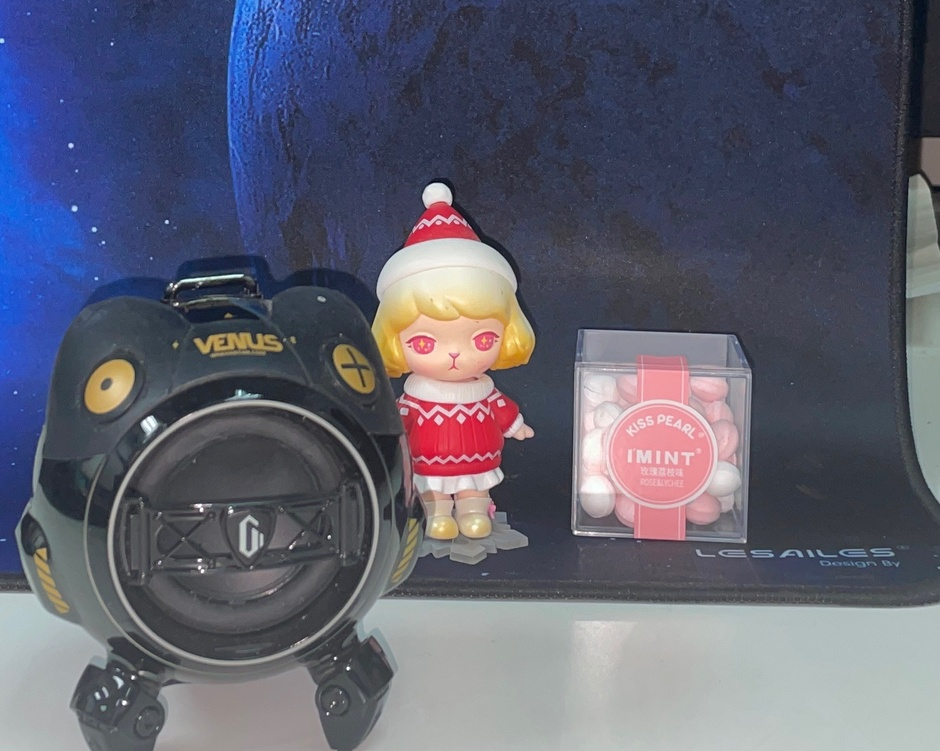
#> input picture data/camera/flash/1.jpg, 940 x 751 px, shrunk from 1532 x 1224 before the run
$ python -i poisson_solver.py   (imports and definitions only)   (older library calls are emulated)
#> lines starting #> are read from the running program, lines starting #| are printed output that depends on the picture; long printed decimals are rounded
#> further down, picture is the input picture: shape (751, 940, 3); mean B, G, R 112.7, 96.2, 94.5
import numpy as np
import cv2
from scipy import ndimage

class PoissonSolver:
    def __init__(self):
        """
        Initialize the Poisson solver
        """
        pass

    def laplacian_filtering(self, image):
        """
        Apply Laplacian filtering to an image

        Args:
            image: Input image

        Returns:
            Result of Laplacian filtering
        """
        # Define the Laplacian kernel
        laplacian_kernel = np.array([[0, 1, 0],
                                      [1, -4, 1],
                                      [0, 1, 0]], dtype=np.float32)

        # Apply convolution
        if len(image.shape) == 3:  # Color image
            result = np.zeros_like(image)
            for c in range(image.shape[2]):
                result[:,:,c] = cv2.filter2D(image[:,:,c], -1, laplacian_kernel)
        else:  # Grayscale image
            result = cv2.filter2D(image, -1, laplacian_kernel)

        return result

    def compute_gradient(self, image):
        """
        Compute the gradient of an image

        Args:
            image: Input image

        Returns:
            Tuple (dx, dy) containing the x and y derivatives
        """
        # Use Sobel operator to compute gradients
        if len(image.shape) == 3:  # Color image
            grad_x = np.zeros_like(image)
            grad_y = np.zeros_like(image)

            for c in range(image.shape[2]):
                grad_x[:,:,c] = cv2.Sobel(image[:,:,c], cv2.CV_32F, 1, 0, ksize=3)
                grad_y[:,:,c] = cv2.Sobel(image[:,:,c], cv2.CV_32F, 0, 1, ksize=3)
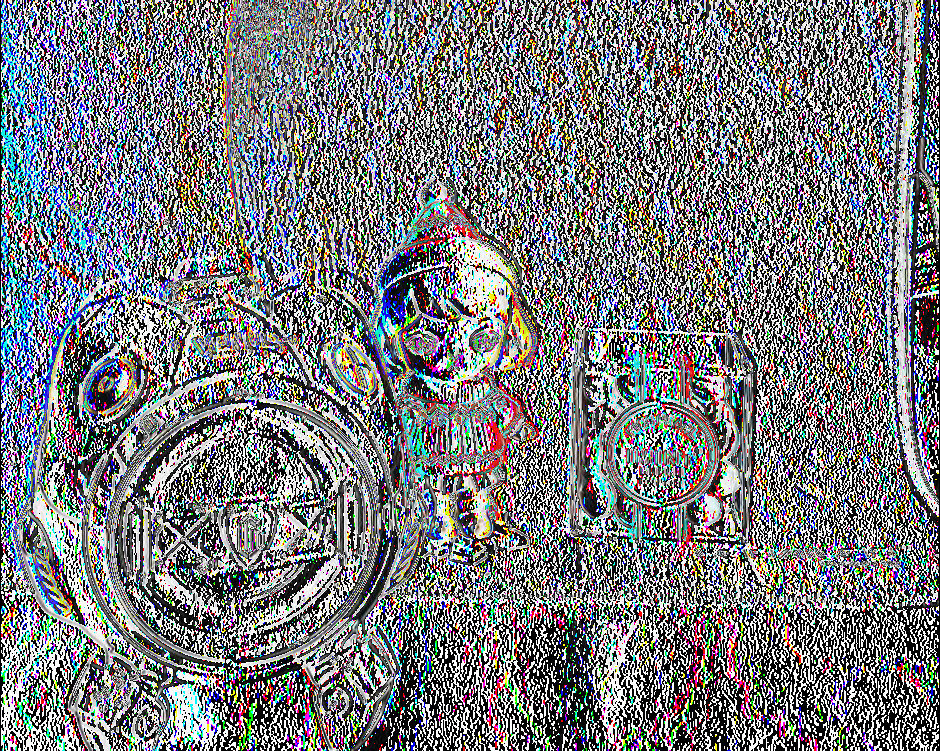
#> grad_x: shape (751, 940, 3); mean B, G, R 125.7, 122.7, 121.6
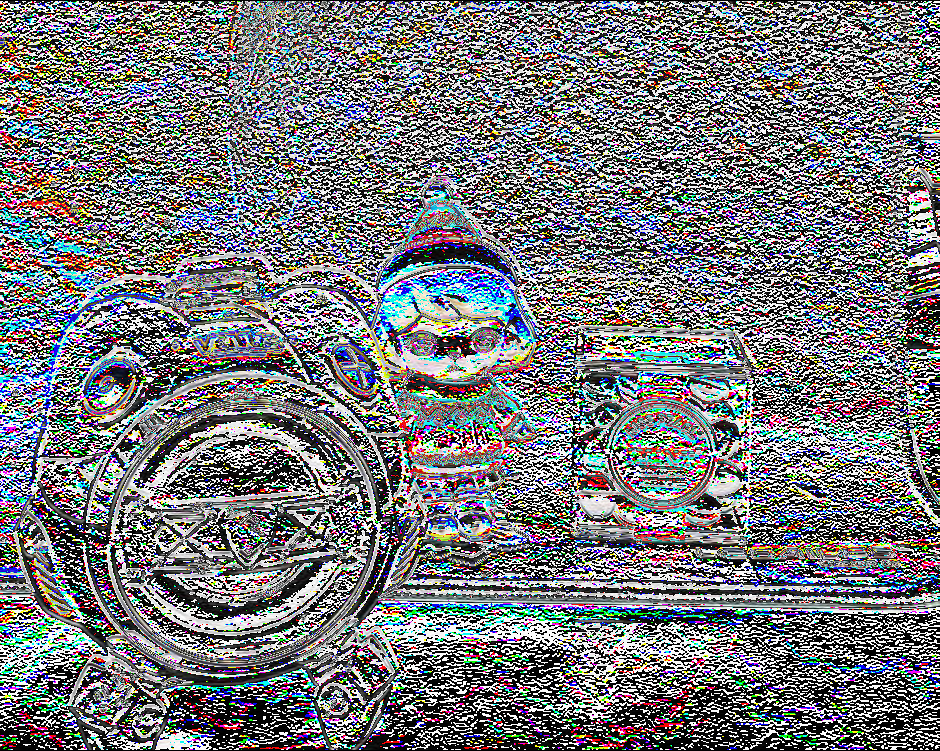
#> grad_y: shape (751, 940, 3); mean B, G, R 122.6, 120, 118.7
        else:  # Grayscale image
            grad_x = cv2.Sobel(image, cv2.CV_32F, 1, 0, ksize=3)
            grad_y = cv2.Sobel(image, cv2.CV_32F, 0, 1, ksize=3)

        return grad_x, grad_y

    def compute_divergence(self, grad_x, grad_y):
        """
        Compute the divergence of a vector field

        Args:
            grad_x: X component of gradient field
            grad_y: Y component of gradient field

        Returns:
            Divergence of the vector field
        """
        # Compute partial derivatives of the gradient components
        if len(grad_x.shape) == 3:  # Color image
            div = np.zeros_like(grad_x)

            for c in range(grad_x.shape[2]):
                # Compute partial derivatives using Sobel
                grad_xx = cv2.Sobel(grad_x[:,:,c], cv2.CV_32F, 1, 0, ksize=3)
                grad_yy = cv2.Sobel(grad_y[:,:,c], cv2.CV_32F, 0, 1, ksize=3)

                # Divergence is the sum of partial derivatives
                div[:,:,c] = grad_xx + grad_yy
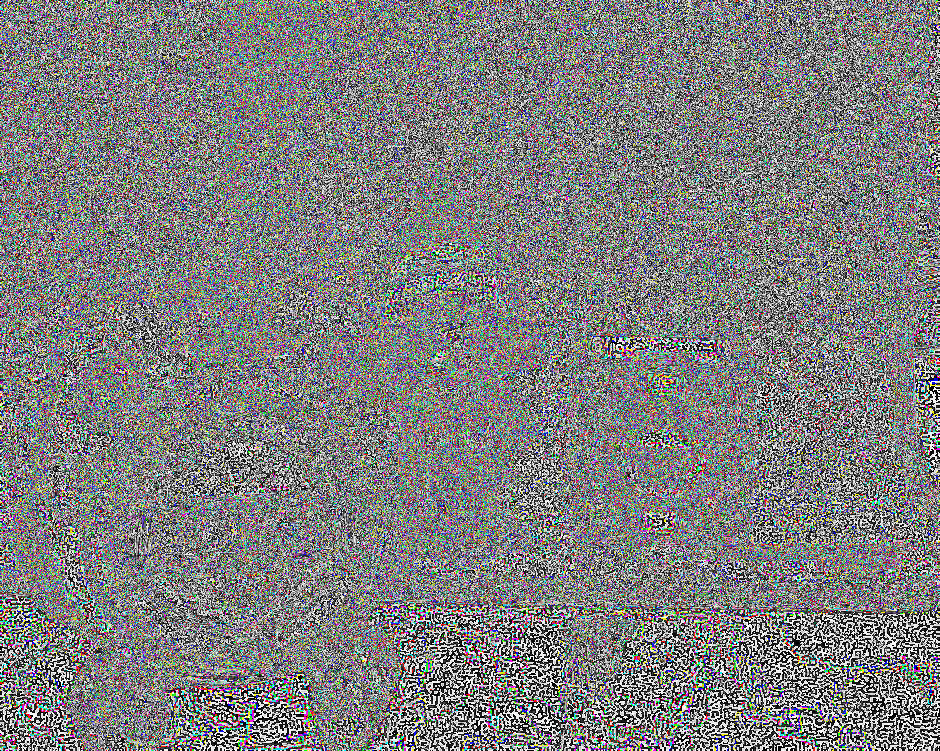
#> div: shape (751, 940, 3); mean B, G, R 126.5, 126.4, 126.4
        else:  # Grayscale image
            grad_xx = cv2.Sobel(grad_x, cv2.CV_32F, 1, 0, ksize=3)
            grad_yy = cv2.Sobel(grad_y, cv2.CV_32F, 0, 1, ksize=3)
            div = grad_xx + grad_yy

        return div

    def dot_product(self, a, b):
        """
        Compute the dot product of two vector fields

        Args:
            a: First vector field
            b: Second vector field

        Returns:
            Scalar dot product
        """
        # Make sure a and b have the same shape
        if a.shape != b.shape:
            if len(a.shape) > len(b.shape):
                # If a has more dimensions than b, expand b
                b = np.expand_dims(b, axis=-1)
                if len(a.shape) == 3:
                    b = np.repeat(b, a.shape[2], axis=2)
            elif len(b.shape) > len(a.shape):
                # If b has more dimensions than a, expand a
                a = np.expand_dims(a, axis=-1)
                if len(b.shape) == 3:
                    a = np.repeat(a, b.shape[2], axis=2)

        return np.sum(a * b)

    def conjugate_gradient_descent(self, divergence, boundary_mask, boundary_values,
                                  init=None, epsilon=1e-6, max_iterations=1000):
        """
        Solve the Poisson equation using conjugate gradient descent

        Args:
            divergence: Divergence of the gradient field (D)
            boundary_mask: Binary mask (B) where 0 indicates boundary, 1 elsewhere
            boundary_values: Values to use at the boundary (I_boundary)
            init: Initial guess for the solution (I_init), if None, use zeros
            epsilon: Convergence parameter (ε)
            max_iterations: Maximum number of iterations (N)

        Returns:
            Integrated image (I*)
        """
#> called with epsilon = 1e-06, max_iterations = 1000
        # Get dimensions
        height, width = divergence.shape[:2]
#> height = 751; width = 940

        # Initialize solution with zeros if not provided
        if init is None:
            I_star = np.zeros_like(divergence, dtype=np.float32)
        else:
            I_star = init.copy().astype(np.float32)
#> I_star: shape (751, 940, 3) float32; every value is 0

        # Apply boundary conditions
        I_star = boundary_mask * I_star + (1 - boundary_mask) * boundary_values

        # Initialize residual
        laplacian_I_star = self.laplacian_filtering(I_star)

        # Make sure divergence has the same shape as laplacian_I_star for proper broadcasting
        if len(divergence.shape) != len(laplacian_I_star.shape):
            if len(divergence.shape) == 2 and len(laplacian_I_star.shape) == 3:
                # Expand divergence to match the channels in laplacian_I_star
                divergence = np.expand_dims(divergence, axis=-1)
                divergence = np.repeat(divergence, laplacian_I_star.shape[2], axis=2)
            elif len(divergence.shape) == 3 and len(laplacian_I_star.shape) == 2:
                # Take average of divergence channels
                divergence = np.mean(divergence, axis=2)

        r = boundary_mask * (divergence - laplacian_I_star)

        # Initialize search direction
        d = r.copy()

        # Compute initial delta
        delta_new = self.dot_product(r, r)
#> delta_new = 4.71e+10

        # Check if already converged
        if np.sqrt(delta_new) < epsilon:
            return I_star

        # Main loop
        iteration = 0
        while np.sqrt(delta_new) > epsilon and iteration < max_iterations:
            # Compute q
            q = self.laplacian_filtering(d)

            # Compute step size
            alpha = delta_new / self.dot_product(d, q)

            # Update solution
            I_star = I_star + boundary_mask * (alpha * d)

            # Update residual
            if (iteration + 1) % 50 == 0:  # Restart residual every 50 iterations to avoid numerical drift
                r = boundary_mask * (divergence - self.laplacian_filtering(I_star))
            else:
                r = r - boundary_mask * (alpha * q)

            # Compute new delta
            delta_old = delta_new
            delta_new = self.dot_product(r, r)

            # Compute beta
            beta = delta_new / delta_old

            # Update search direction
            d = r + beta * d

            # Increment iteration counter
            iteration += 1

            if iteration % 10 == 0:
                print(f"Iteration {iteration}, Residual: {np.sqrt(delta_new)}")
#> this loop made 1000 passes
#> (alpha, delta_old, delta_new, beta) on passes 1 to 3: (-0.941, 4.71e+10, 1.63e+11, 3.47), (-1.13, 1.63e+11, 6.79e+11, 4.16), (-0.932, 6.79e+11, 1.86e+12, 2.73)
#| Iteration 10, Residual: 3247814.25
#| Iteration 20, Residual: 3046640.5
#| Iteration 30, Residual: 2985168.25
#| Iteration 40, Residual: 2914399.5
#| Iteration 50, Residual: 2848459.25
#| Iteration 60, Residual: 2755978.25
#| Iteration 70, Residual: 2703348.5
#| Iteration 80, Residual: 2636530.25
#> (further printed lines are left out)
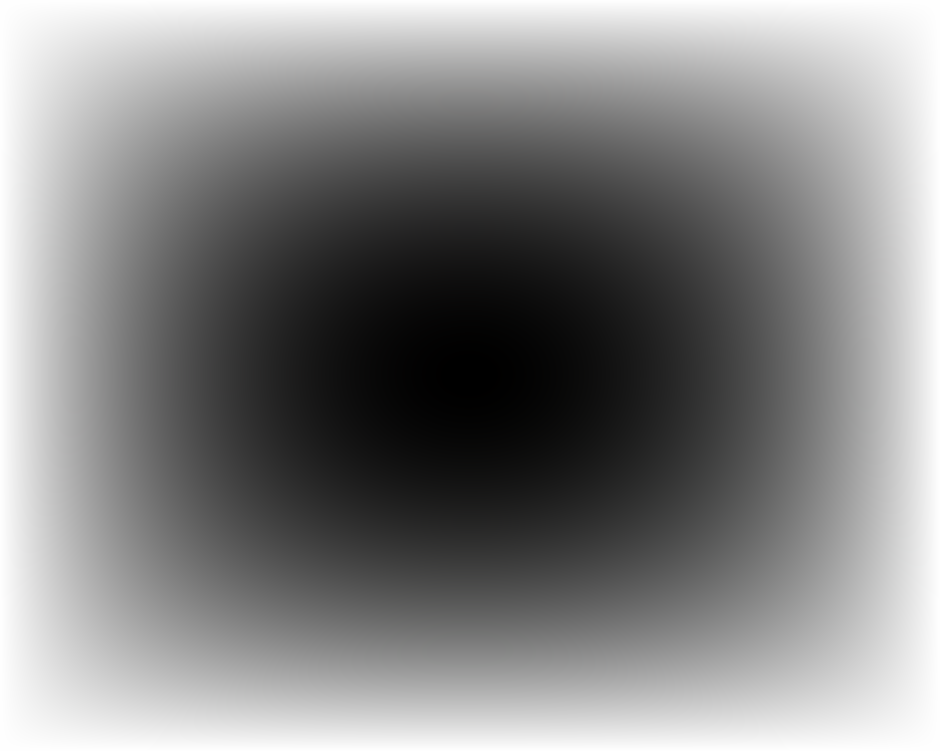
#> I_star: shape (751, 940, 3) float32; mean of channels 0, 1, 2 -3055490.8, -3054837, -3053373; drawn with min black and max white
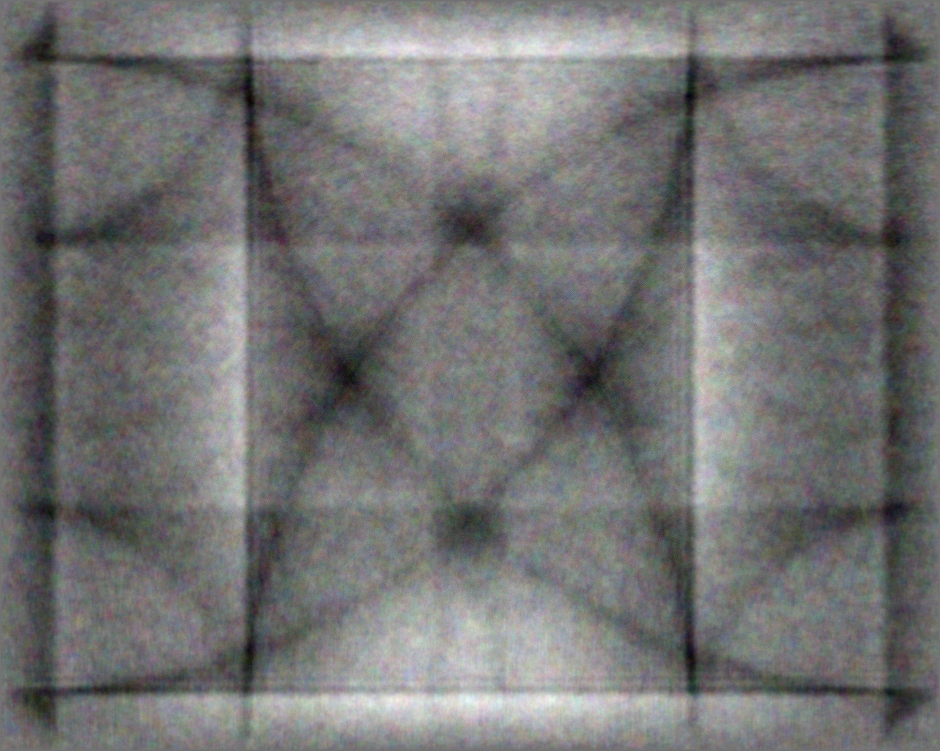
#> d: shape (751, 940, 3) float32; mean B, G, R 0.3, 0.3, 0.3; drawn with min black and max white
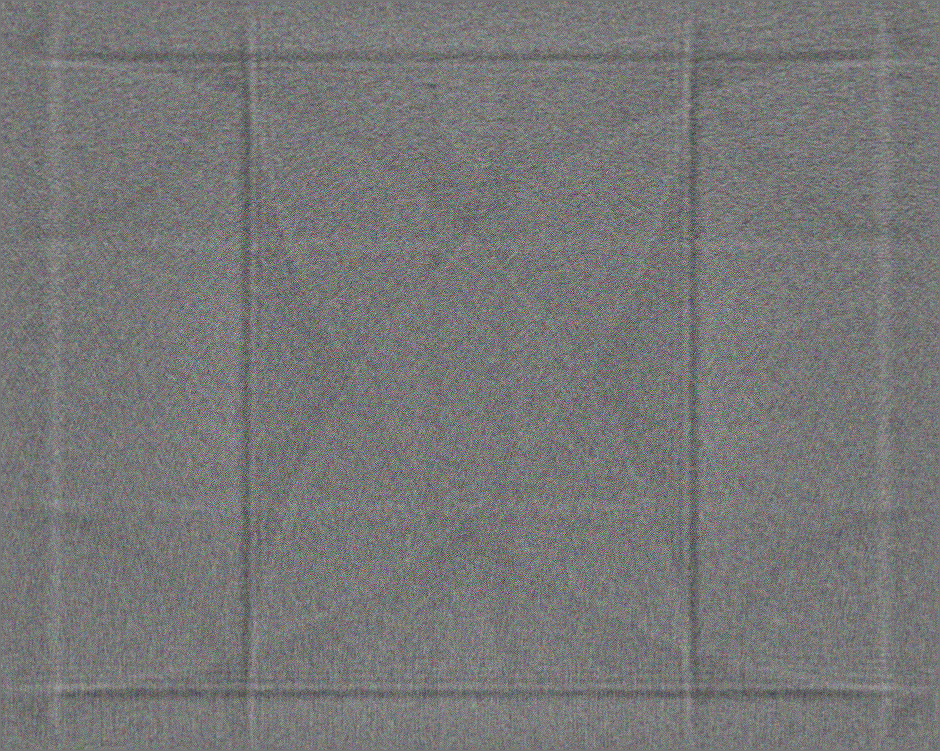
#> r: shape (751, 940, 3) float32; mean B, G, R 0, 0, 0; drawn with min black and max white
#> after the loop, iteration = 1000

        print(f"Poisson solver converged after {iteration} iterations, Final residual: {np.sqrt(delta_new)}")
#| Poisson solver converged after 1000 iterations, Final residual: 7518.071

        return I_star

    def differentiate_and_reintegrate(self, image, epsilon=1e-6, max_iterations=1000):
        """
        Differentiate an image and then reintegrate it using the Poisson solver

        Args:
            image: Input image
            epsilon: Convergence parameter for CGD
            max_iterations: Maximum number of iterations for CGD

        Returns:
            Reintegrated image
        """
        # Compute gradients
        grad_x, grad_y = self.compute_gradient(image)

        # Compute divergence
        divergence = self.compute_divergence(grad_x, grad_y)

        # Alternative approach: Apply Laplacian directly to the image
        # divergence = self.laplacian_filtering(image)

        # Create boundary mask and values
        boundary_mask = np.ones_like(image)
        if len(image.shape) == 3:  # Color image
            boundary_mask[0, :, :] = 0  # Top edge
            boundary_mask[-1, :, :] = 0  # Bottom edge
            boundary_mask[:, 0, :] = 0  # Left edge
            boundary_mask[:, -1, :] = 0  # Right edge
        else:  # Grayscale image
            boundary_mask[0, :] = 0  # Top edge
            boundary_mask[-1, :] = 0  # Bottom edge
            boundary_mask[:, 0] = 0  # Left edge
            boundary_mask[:, -1] = 0  # Right edge

        # Use original image values at the boundary
        boundary_values = image.copy()

        # Initial guess (zeros)
        init = np.zeros_like(image)

        # Solve the Poisson equation
        print("Solving Poisson equation...")
        reintegrated = self.conjugate_gradient_descent(
            divergence, boundary_mask, boundary_values, init, epsilon, max_iterations
        )

        return reintegrated

    # [134 lines left out: functions generate_fused_gradient, integrate_fused_gradient, not called in this run]

>>> import cv2
>>> picture = cv2.imread('../data/camera/flash/1.jpg')
>>> result = PoissonSolver().differentiate_and_reintegrate(picture)
